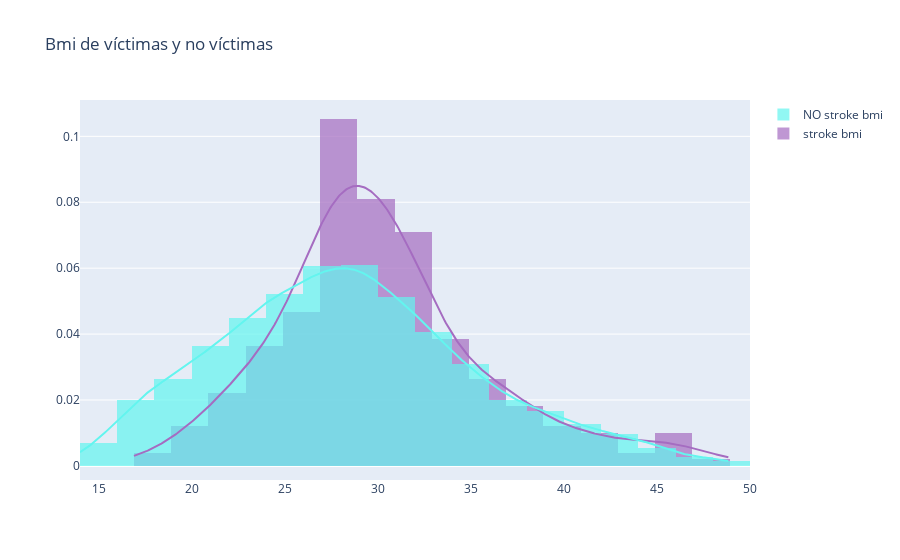

Source (notebook cell):
### Markdown cell above
#### 3. Índice de masa moscular

### Code cell
hist_data = [df_stroke['bmi'].dropna(), df_stroke_NO['bmi'].dropna()]

group_labels = ['stroke bmi', 'NO stroke bmi']
colors = ['#A56CC1', '#63F5EF']

fig = ff.create_distplot(hist_data, group_labels, bin_size=2, colors=colors, show_rug=False)
fig.update_layout(title_text='Bmi de víctimas y no víctimas')

fig.show()

### Figure 1 — Plotly figure (JSON) as saved in the notebook; plotly's stock layout.template omitted (floating-point values rounded to 4 significant figures; data arrays with more than 128 entries replaced by an {"elided": "..."} marker saying what was removed)
{"data": [{"histnorm": "probability density", "legendgroup": "stroke bmi", "marker": {"color": "#A56CC1"}, "name": "stroke bmi", "opacity": 0.7, "type": "histogram", "x": {"elided": "248 float values"}, "xaxis": "x", "xbins": {"end": 48.9, "size": 2, "start": 16.9}, "yaxis": "y"}, {"histnorm": "probability density", "legendgroup": "NO stroke bmi", "marker": {"color": "#63F5EF"}, "name": "NO stroke bmi", "opacity": 0.7, "type": "histogram", "x": {"elided": "4733 float values"}, "xaxis": "x", "xbins": {"end": 48.9, "size": 2, "start": 14}, "yaxis": "y"}, {"legendgroup": "stroke bmi", "marker": {"color": "#A56CC1"}, "mode": "lines", "name": "stroke bmi", "showlegend": false, "type": "scatter", "x": {"elided": "500 float values"}, "xaxis": "x", "y": {"elided": "500 float values"}, "yaxis": "y"}, {"legendgroup": "NO stroke bmi", "marker": {"color": "#63F5EF"}, "mode": "lines", "name": "NO stroke bmi", "showlegend": false, "type": "scatter", "x": {"elided": "500 float values"}, "xaxis": "x", "y": {"elided": "500 float values"}, "yaxis": "y"}], "layout": {"autosize": true, "barmode": "overlay", "hovermode": "closest", "legend": {"traceorder": "reversed"}, "title": {"text": "Bmi de víctimas y no víctimas"}, "xaxis": {"anchor": "y2", "autorange": true, "domain": [0, 1], "range": [14, 50], "type": "linear", "zeroline": false}, "yaxis": {"anchor": "free", "autorange": true, "domain": [0, 1], "position": 0, "range": [-0.004269, 0.111], "type": "linear"}}}
